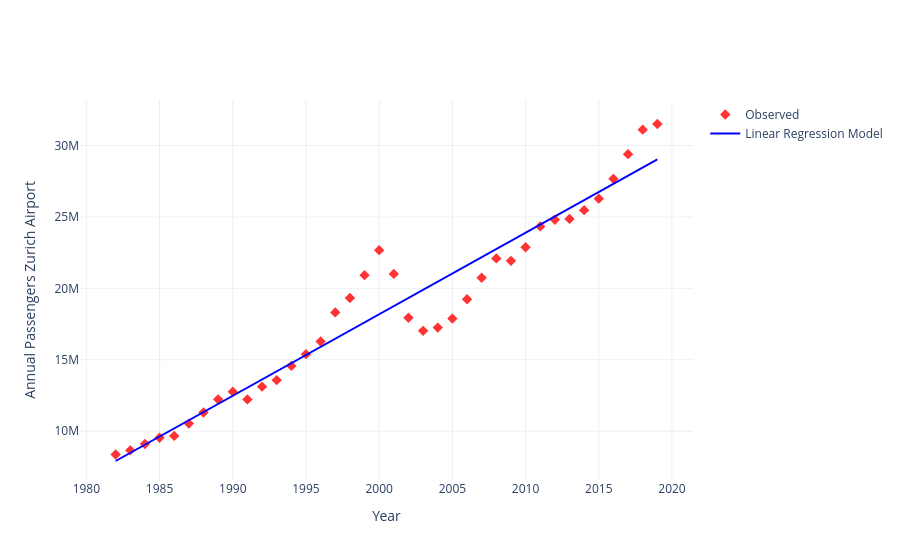

Notebook source saved alongside this figure:
### Markdown cell above
### Part 1, Step 7 — Visualize Model vs Data

**Tasks:**
1. Create a scatter plot of the original data points (actual values) and overlay the regression line (predicted values) to visualize the fit of the model. Plot `Year` on the x-axis and both `PAX_per_Year` and `predicted_PAX_per_Year` on the y-axis.

### Code cell
fig = go.Figure()

# Observed data points
fig.add_trace(
    go.Scatter(
        x=df[feature],
        y=df["PAX_per_Year"],
        mode="markers",
        name="Observed",
        marker=dict(
            symbol="diamond",
            color="red",
            size=8,
            opacity=0.8
        )
    )
)

# Regression line
fig.add_trace(
    go.Scatter(
        x=df[feature],
        y=df["predicted_PAX_per_Year"],
        mode="lines",
        name="Linear Regression Model",
        line=dict(
            color="blue",
            width=2
        )
    )
)

fig.update_layout(
    title="",
    xaxis_title=feature,
    yaxis_title="Annual Passengers Zurich Airport",
    template="plotly_white",
    legend=dict(
        font=dict(size=12)
    )
)

fig.update_xaxes(title_font=dict(size=14))
fig.update_yaxes(title_font=dict(size=14))

fig.show()

### Figure 1 — Plotly figure (JSON) as saved in the notebook; plotly's stock layout.template omitted (floating-point values rounded to 4 significant figures)
{"data": [{"marker": {"color": "red", "opacity": 0.8, "size": 8, "symbol": "diamond"}, "mode": "markers", "name": "Observed", "type": "scatter", "x": [1982, 1983, 1984, 1985, 1986, 1987, 1988, 1989, 1990, 1991, 1992, 1993, 1994, 1995, 1996, 1997, 1998, 1999, 2000, 2001, 2002, 2003, 2004, 2005, 2006, 2007, 2008, 2009, 2010, 2011, 2012, 2013, 2014, 2015, 2016, 2017, 2018, 2019], "y": [8367699, 8661582, 9102355, 9546141, 9670366, 10534015, 11305215, 12231671, 12769757, 12225542, 13119273, 13574085, 14573334, 15395406, 16276699, 18318360, 19326589, 20925667, 22675366, 21012871, 17948058, 17024937, 17252906, 17884652, 19237216, 20739113, 22099233, 21926872, 22878251, 24337954, 24802400, 24865138, 25477622, 26281228, 27666428, 29396094, 31113488, 31507692]}, {"line": {"color": "blue", "width": 2}, "mode": "lines", "name": "Linear Regression Model", "type": "scatter", "x": [1982, 1983, 1984, 1985, 1986, 1987, 1988, 1989, 1990, 1991, 1992, 1993, 1994, 1995, 1996, 1997, 1998, 1999, 2000, 2001, 2002, 2003, 2004, 2005, 2006, 2007, 2008, 2009, 2010, 2011, 2012, 2013, 2014, 2015, 2016, 2017, 2018, 2019], "y": [7914000.0, 8485000.0, 9056000.0, 9627000.0, 10200000.0, 10770000.0, 11340000.0, 11910000.0, 12480000.0, 13050000.0, 13620000.0, 14190000.0, 14760000.0, 15340000.0, 15910000.0, 16480000.0, 17050000.0, 17620000.0, 18190000.0, 18760000.0, 19330000.0, 19900000.0, 20470000.0, 21040000.0, 21610000.0, 22190000.0, 22760000.0, 23330000.0, 23900000.0, 24470000.0, 25040000.0, 25610000.0, 26180000.0, 26750000.0, 27320000.0, 27890000.0, 28460000.0, 29040000.0]}], "layout": {"legend": {"font": {"size": 12}}, "title": {"text": ""}, "xaxis": {"title": {"font": {"size": 14}, "text": "Year"}}, "yaxis": {"title": {"font": {"size": 14}, "text": "Annual Passengers Zurich Airport"}}}}
